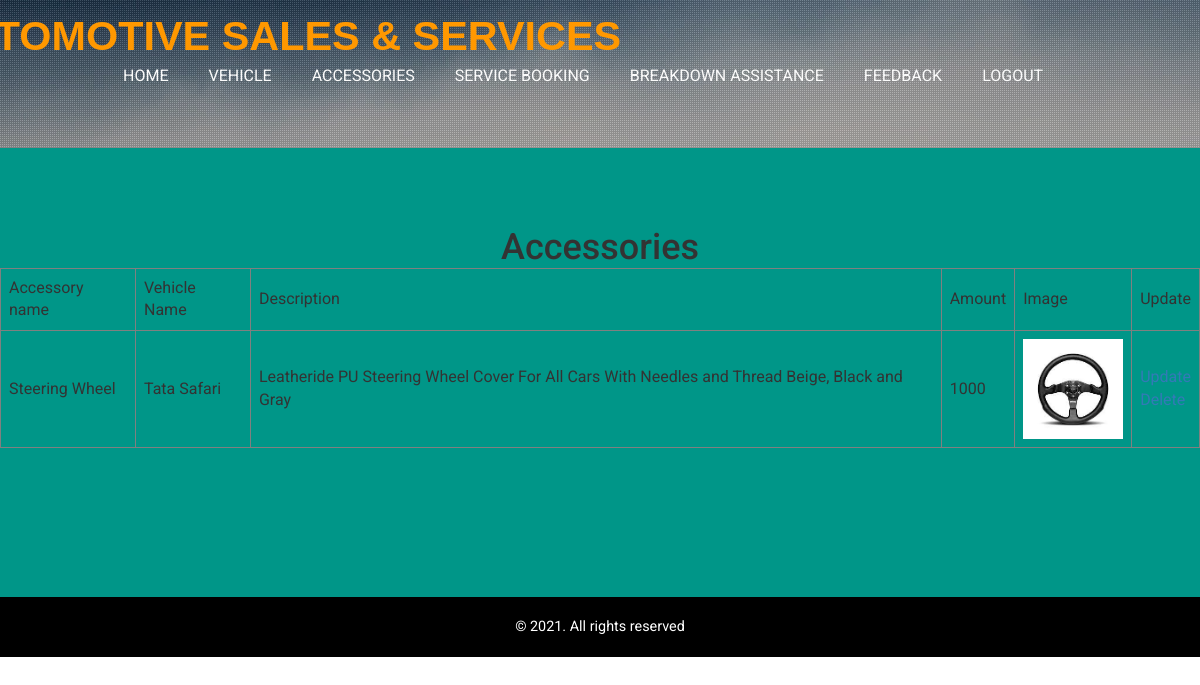
Screenshot of /master/listacc/ with the database file from the repository.
### master/models.py (models this page shows, shortened)
class Accessories(models.Model):
    Accessory_Name = models.CharField(max_length=100)
    Vehicle_Name = models.ForeignKey(Vehicle, on_delete=models.CASCADE)
    Description = models.TextField(max_length=300)
    Rate = models.IntegerField()
    TRate = models.IntegerField(default=100)
    Accessory_Image = models.ImageField(upload_to='media/images')

class Vehicle(models.Model):
    Vehicle_Name = models.CharField(max_length=100)
    Vehicle_Type = models.CharField(max_length=100)
    Description = models.TextField(max_length=300)
    Vehicle_Color = models.CharField(max_length=100)
    Rate = models.IntegerField()
    TRate = models.IntegerField(default=100)
    Weight = models.CharField(max_length=100)
    Capacity = models.CharField(max_length=100)
    Mileage = models.CharField(max_length=100)
    Fuel = models.CharField(max_length=100)
    Vehicle_Model = models.CharField(max_length=100)
    Year_of_built = models.CharField(max_length=100)
    Autogear = models.CharField(max_length=100)
    Seatcap = models.CharField(max_length=100)
    Center_lock = models.CharField(max_length=100)
    Power_steering = models.CharField(max_length=100)
    Power_break = models.CharField(max_length=100)
    Tyre = models.CharField(max_length=100)
    Chassis = models.CharField(max_length=100)
    Vehicle_Image = models.ImageField(upload_to='media/images')
    def __str__(self):
        return self.Vehicle_Name

### master/views.py (the view)
# urls.py: path('listacc/', Listaccview.as_view(), name='listacc'),
class Listaccview(ListView):
    template_name = 'masterla.html'
    model = Accessories
    context_object_name = 'list'

### templates/masterla.html (shortened to what this page needs)
{% extends 'mc.html' %}
{% block content %}
<center><h1>Accessories</h1></center>
<table border="1">
    <tr>
        <td>Accessory name</td>
        <td>Vehicle Name</td>
        <td>Description</td>
        <td>Amount</td>
        <td>Image</td>
        <td>Update</td>
    </tr>
    <tr>
        {% for i in list %}
    <tr>
        <td>{{ i.Accessory_Name }}</td>
        <td>{{ i.Vehicle_Name }}</td>
        <td>{{ i.Description }}</td>
        <td>{{ i.Rate }}</td>
        <td><img src="{{ i.Accessory_Image.url }}" width="100" height="100"></td>
        <td><a href="{% url 'upacc' i.id %}" >Update</a><br/><a href="{% url 'deacc' i.id %}" >Delete</a></td>
    </tr>
        {% endfor %}
</table>
{% endblock %}

### static/css/style.css (style rules this page uses)
html, body { margin:0; font-size: 100%; font-family: 'Roboto', sans-serif; background: #fff; }
body a { text-decoration:none; transition:0.5s all; -webkit-transition:0.5s all; -moz-transition:0.5s all; -o-transition:0.5s all; -ms-transition:0.5s all; }
h1,h2,h3,h4,h5,h6 { margin:0; }

### static/css/lightbox.css (style rules this page uses)
body:after { content: url(../images/close.png) url(../images/prev.png) url(../images/next.png); display: none; }

### templates/masterla.html (style rules this page uses)
table { border-collapse: collapse; }
th, td { text-align: left; padding: 8px; }
tr:nth-child(even) { background-color: #f2f2f2; }

### rows the page displays
Accessories: Accessory_Name "Steering Wheel", Vehicle_Name "Tata Safari", Description "Leatheride PU Steering Wheel Cover For All Cars With Needles and Thread Beige, Black and Gray", Rate "1000", Accessory_Image (picture)
